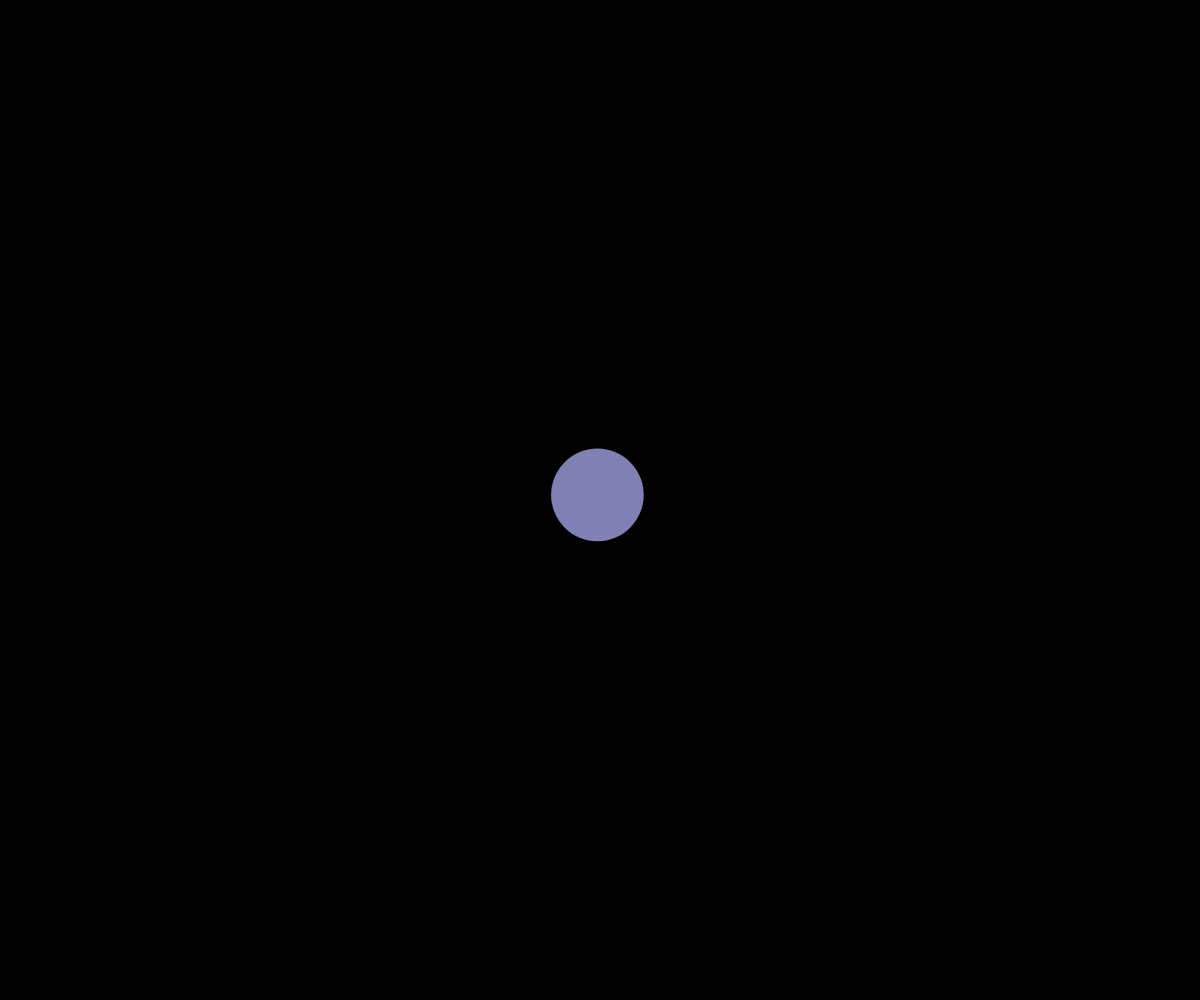
Frame 1 (no input)
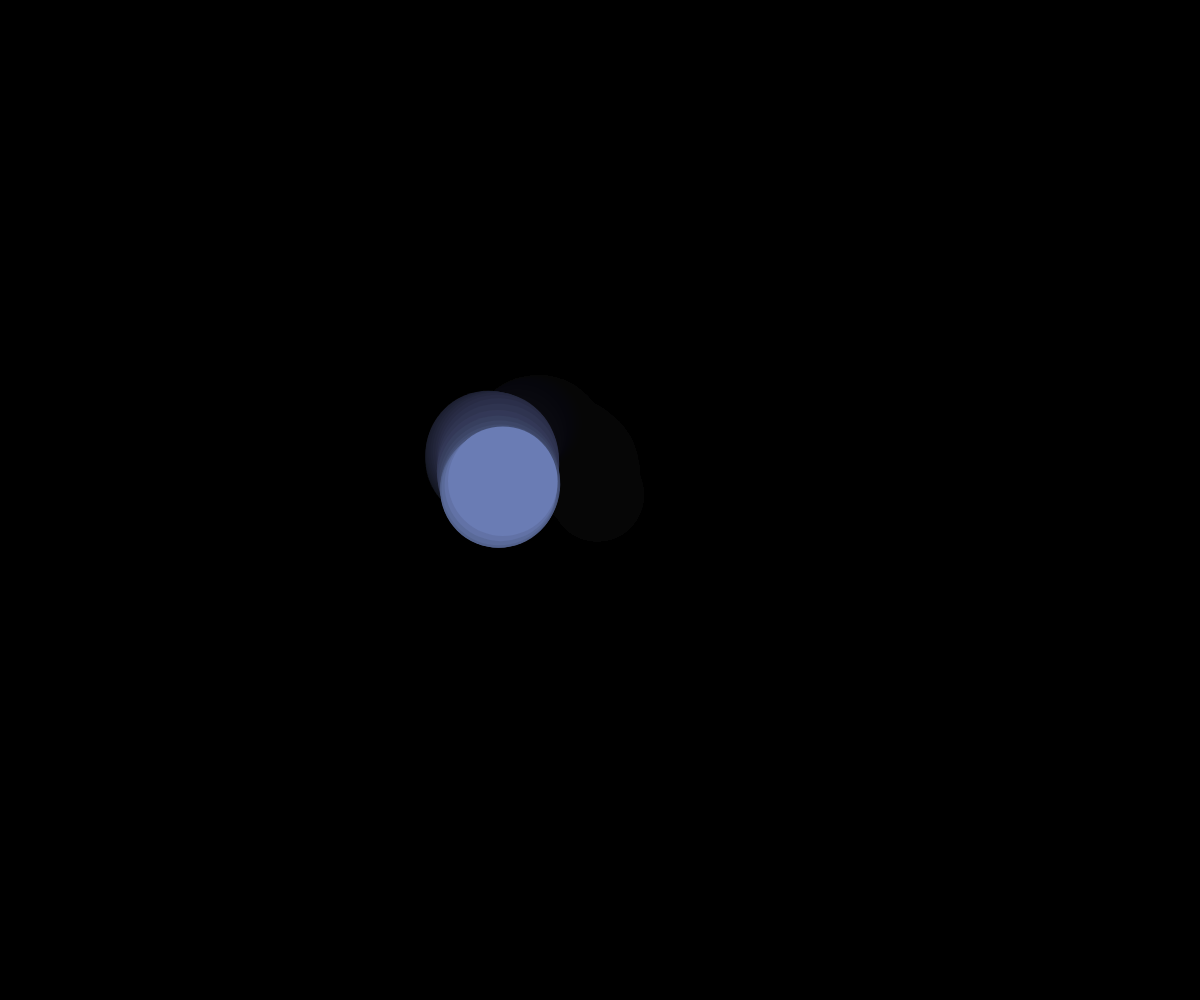
Frame 60 (no input)
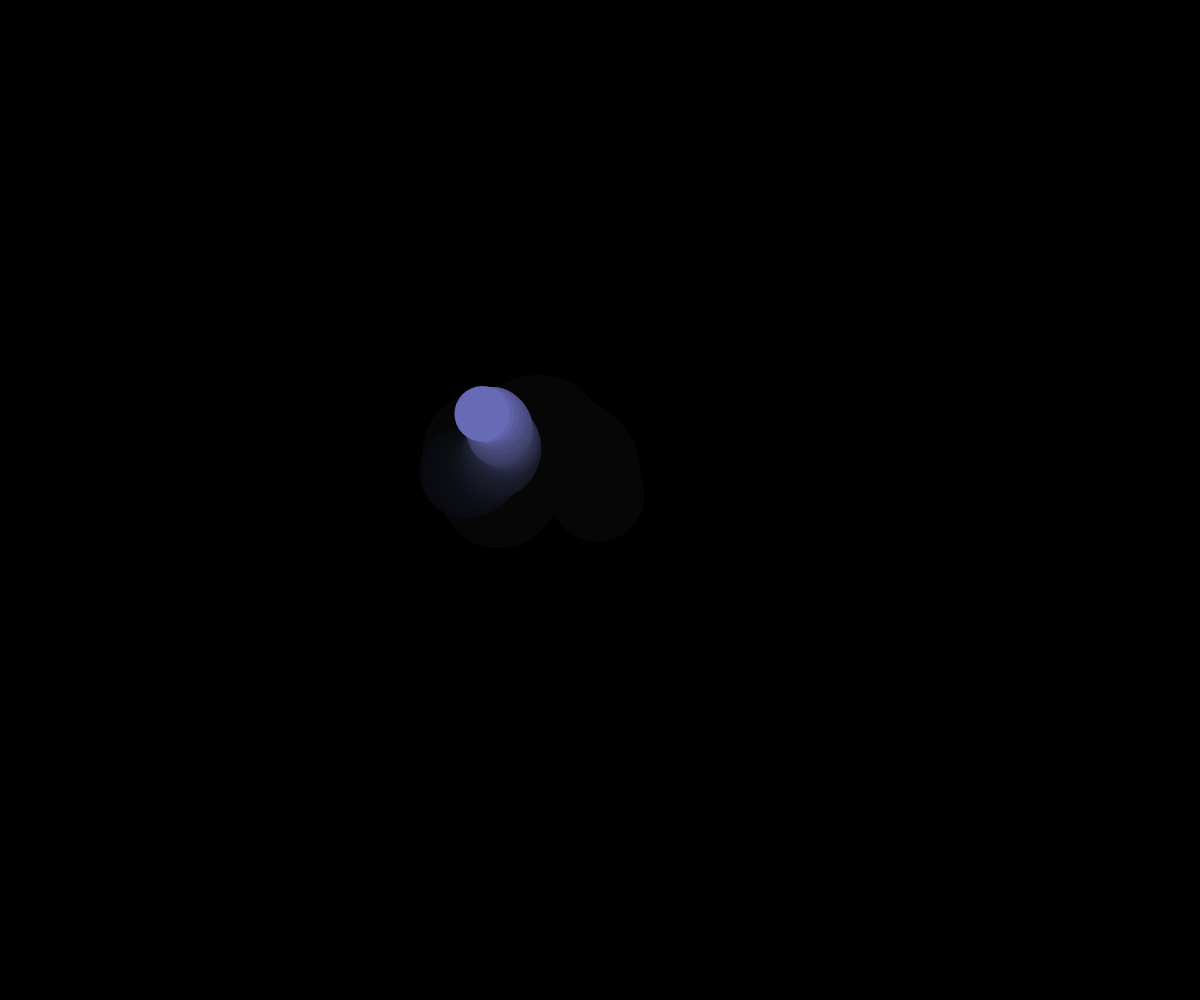
Frame 120 (the mouse pressed at the canvas centre since frame 60)

The p5.js sketch that drew these frames (run headless with seeded random() and noise() and a simulated clock; from frame 60 on, the mouse is pressed at the canvas centre):

// p5.js sketch
// ── sketch.js
// Perlin Noise Demo
// Jordan Cho
// Date
//
// Extra for Experts:
// - describe what you did to take this project "above and beyond"

let x, y, size;
const MAX_CIRCLE_SIZE = 200;
let sizeTime = 10;
let dT = 0.02;
let perlinX = 5;
let perlinY = 100;
let movementDT = 0.1;

function setup() {
  createCanvas(windowWidth, windowHeight);
  x = width/2;
  y = height/2;
  size = 50;
  background(0);
}

function draw() {
  //background(220);
  noStroke();
  fill(0, 20);
  rect(0, 0, width,height);
  setFill();
  moveCirclePerlin();
  drawCircle();
}

function drawCircle(){
  setSizePerlin();
  ellipseMode(CENTER);
  ellipse(x,y, size, size);
  print(size);
}

function setSize(){
  size = random(10,MAX_CIRCLE_SIZE);
}

function setSizePerlin(){
  size = noise(sizeTime)*MAX_CIRCLE_SIZE;
  sizeTime += dT;
}

function moveCirclePerlin(){
  let xSpeed = noise(perlinX);
  xSpeed = map(xSpeed, 0, 1, -10, 10);
  x+= xSpeed;
  if (x<0){
    x+= width;
  }
  else if (x>width){
    x -= width;
  }
  perlinX += movementDT;

//------------------------------------------Y speed

  let ySpeed = noise(perlinY);
  ySpeed = map(ySpeed, 0, 1, -10, 10);
  y+= ySpeed;
  if (y<0){
    y+= height;
  }
  else if (y>height){
    y -= height;
  }
  perlinY += movementDT;
}

function setFill(){
  let r = map(x, 0, width, 0, 255);
  let g = map(y, 0, height, 0, 255);
  fill(r, g, 180);
}
